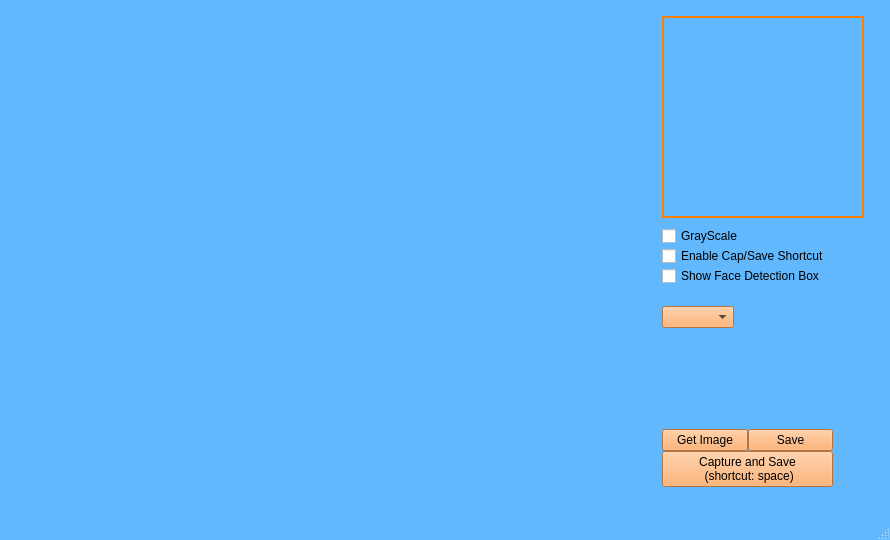
<?xml version="1.0" encoding="UTF-8"?>
<ui version="4.0">
 <class>MainWindow</class>
 <widget class="QMainWindow" name="MainWindow">
  <property name="windowModality">
   <enum>Qt::ApplicationModal</enum>
  </property>
  <property name="enabled">
   <bool>true</bool>
  </property>
  <property name="geometry">
   <rect>
    <x>0</x>
    <y>0</y>
    <width>890</width>
    <height>540</height>
   </rect>
  </property>
  <property name="sizePolicy">
   <sizepolicy hsizetype="Fixed" vsizetype="Preferred">
    <horstretch>0</horstretch>
    <verstretch>0</verstretch>
   </sizepolicy>
  </property>
  <property name="minimumSize">
   <size>
    <width>890</width>
    <height>540</height>
   </size>
  </property>
  <property name="maximumSize">
   <size>
    <width>890</width>
    <height>800</height>
   </size>
  </property>
  <property name="focusPolicy">
   <enum>Qt::NoFocus</enum>
  </property>
  <property name="windowTitle">
   <string>MainWindow</string>
  </property>
  <property name="styleSheet">
   <string notr="true">QWidget#centralwidget {background:rgb(98, 184, 253);}
QMainWindow{background: rgb(98, 184, 253);}
QCheckBox{color:white;}
QPushButton{background:rgb(255, 160, 81);}
QWidget{color:black;}
QComboBox{background:rgb(255, 160, 81);}
QComboBox QListView{background:rgb(255, 197, 145);}
QMenuBar{background:rgb(218, 238, 253);}
QDialog{background:rgb(218, 238, 253);}
QLineEdit{background:rgb(255, 215, 179);}
QDoubleSpinBox{background:rgb(255, 215, 179);}
QTabBar::Tab{background:rgb(98, 184, 253);}
QWidget#tab{background:rgb(98, 184, 253);}
QWidget#tab_2{background:rgb(98, 184, 253);}
</string>
  </property>
  <property name="iconSize">
   <size>
    <width>30</width>
    <height>30</height>
   </size>
  </property>
  <property name="documentMode">
   <bool>false</bool>
  </property>
  <widget class="QWidget" name="centralwidget">
   <property name="minimumSize">
    <size>
     <width>890</width>
     <height>0</height>
    </size>
   </property>
   <property name="maximumSize">
    <size>
     <width>890</width>
     <height>16777215</height>
    </size>
   </property>
   <widget class="QTabWidget" name="mainTabs">
    <property name="geometry">
     <rect>
      <x>-10</x>
      <y>-30</y>
      <width>931</width>
      <height>831</height>
     </rect>
    </property>
    <property name="contextMenuPolicy">
     <enum>Qt::DefaultContextMenu</enum>
    </property>
    <property name="tabPosition">
     <enum>QTabWidget::North</enum>
    </property>
    <property name="tabShape">
     <enum>QTabWidget::Rounded</enum>
    </property>
    <property name="currentIndex">
     <number>0</number>
    </property>
    <property name="iconSize">
     <size>
      <width>0</width>
      <height>0</height>
     </size>
    </property>
    <property name="elideMode">
     <enum>Qt::ElideNone</enum>
    </property>
    <property name="usesScrollButtons">
     <bool>false</bool>
    </property>
    <property name="tabsClosable">
     <bool>false</bool>
    </property>
    <widget class="QWidget" name="tab">
     <attribute name="title">
      <string>Tab 1</string>
     </attribute>
     <widget class="QWidget" name="verticalLayoutWidget_2">
      <property name="geometry">
       <rect>
        <x>670</x>
        <y>230</y>
        <width>171</width>
        <height>261</height>
       </rect>
      </property>
      <property name="sizePolicy">
       <sizepolicy hsizetype="Expanding" vsizetype="Preferred">
        <horstretch>0</horstretch>
        <verstretch>0</verstretch>
       </sizepolicy>
      </property>
      <layout class="QVBoxLayout" name="verticalLayout" stretch="0,1,1,0,1,1,1,1">
       <property name="spacing">
        <number>0</number>
       </property>
       <property name="sizeConstraint">
        <enum>QLayout::SetDefaultConstraint</enum>
       </property>
       <property name="topMargin">
        <number>0</number>
       </property>
       <item>
        <widget class="QCheckBox" name="GrayScaleBox">
         <property name="sizePolicy">
          <sizepolicy hsizetype="Minimum" vsizetype="Fixed">
           <horstretch>0</horstretch>
           <verstretch>1</verstretch>
          </sizepolicy>
         </property>
         <property name="styleSheet">
          <string notr="true"/>
         </property>
         <property name="text">
          <string>GrayScale</string>
         </property>
        </widget>
       </item>
       <item>
        <widget class="QCheckBox" name="CapShortcutBox">
         <property name="text">
          <string>Enable Cap/Save Shortcut</string>
         </property>
        </widget>
       </item>
       <item>
        <widget class="QCheckBox" name="ShowFaceDetectionBox">
         <property name="sizePolicy">
          <sizepolicy hsizetype="Minimum" vsizetype="Fixed">
           <horstretch>0</horstretch>
           <verstretch>0</verstretch>
          </sizepolicy>
         </property>
         <property name="text">
          <string>Show Face Detection Box</string>
         </property>
        </widget>
       </item>
       <item>
        <spacer name="verticalSpacer_5">
         <property name="orientation">
          <enum>Qt::Vertical</enum>
         </property>
         <property name="sizeHint" stdset="0">
          <size>
           <width>20</width>
           <height>20</height>
          </size>
         </property>
        </spacer>
       </item>
       <item>
        <widget class="QComboBox" name="LabelMenu">
         <property name="sizePolicy">
          <sizepolicy hsizetype="Maximum" vsizetype="Maximum">
           <horstretch>1</horstretch>
           <verstretch>1</verstretch>
          </sizepolicy>
         </property>
         <property name="focusPolicy">
          <enum>Qt::NoFocus</enum>
         </property>
         <property name="styleSheet">
          <string notr="true"/>
         </property>
         <property name="editable">
          <bool>false</bool>
         </property>
         <property name="currentText">
          <string/>
         </property>
         <property name="sizeAdjustPolicy">
          <enum>QComboBox::AdjustToContents</enum>
         </property>
        </widget>
       </item>
       <item>
        <spacer name="verticalSpacer_6">
         <property name="orientation">
          <enum>Qt::Vertical</enum>
         </property>
         <property name="sizeType">
          <enum>QSizePolicy::Preferred</enum>
         </property>
         <property name="sizeHint" stdset="0">
          <size>
           <width>20</width>
           <height>40</height>
          </size>
         </property>
        </spacer>
       </item>
       <item>
        <layout class="QHBoxLayout" name="horizontalLayout" stretch="0,0">
         <property name="spacing">
          <number>0</number>
         </property>
         <property name="sizeConstraint">
          <enum>QLayout::SetDefaultConstraint</enum>
         </property>
         <property name="topMargin">
          <number>40</number>
         </property>
         <property name="bottomMargin">
          <number>0</number>
         </property>
         <item>
          <widget class="QPushButton" name="FaceButton">
           <property name="sizePolicy">
            <sizepolicy hsizetype="Minimum" vsizetype="Fixed">
             <horstretch>0</horstretch>
             <verstretch>0</verstretch>
            </sizepolicy>
           </property>
           <property name="styleSheet">
            <string notr="true"/>
           </property>
           <property name="text">
            <string>Get Image</string>
           </property>
          </widget>
         </item>
         <item>
          <widget class="QPushButton" name="SaveButton">
           <property name="sizePolicy">
            <sizepolicy hsizetype="Preferred" vsizetype="Fixed">
             <horstretch>0</horstretch>
             <verstretch>0</verstretch>
            </sizepolicy>
           </property>
           <property name="text">
            <string>Save</string>
           </property>
          </widget>
         </item>
        </layout>
       </item>
       <item>
        <widget class="QPushButton" name="CapAndSaveButton">
         <property name="sizePolicy">
          <sizepolicy hsizetype="Preferred" vsizetype="Fixed">
           <horstretch>1</horstretch>
           <verstretch>1</verstretch>
          </sizepolicy>
         </property>
         <property name="text">
          <string>Capture and Save 
 (shortcut: space)</string>
         </property>
        </widget>
       </item>
      </layout>
     </widget>
     <widget class="QLabel" name="faceImg">
      <property name="geometry">
       <rect>
        <x>670</x>
        <y>20</y>
        <width>202</width>
        <height>202</height>
       </rect>
      </property>
      <property name="sizePolicy">
       <sizepolicy hsizetype="Preferred" vsizetype="Preferred">
        <horstretch>0</horstretch>
        <verstretch>0</verstretch>
       </sizepolicy>
      </property>
      <property name="styleSheet">
       <string notr="true">border: 2px solid rgb(255, 127, 0);</string>
      </property>
      <property name="frameShadow">
       <enum>QFrame::Plain</enum>
      </property>
      <property name="lineWidth">
       <number>3</number>
      </property>
      <property name="text">
       <string/>
      </property>
     </widget>
     <widget class="QLabel" name="LabelTracker">
      <property name="geometry">
       <rect>
        <x>10</x>
        <y>490</y>
        <width>640</width>
        <height>261</height>
       </rect>
      </property>
      <property name="text">
       <string/>
      </property>
     </widget>
     <widget class="QLabel" name="videoFeed">
      <property name="geometry">
       <rect>
        <x>10</x>
        <y>8</y>
        <width>640</width>
        <height>480</height>
       </rect>
      </property>
      <property name="sizePolicy">
       <sizepolicy hsizetype="Fixed" vsizetype="Fixed">
        <horstretch>0</horstretch>
        <verstretch>0</verstretch>
       </sizepolicy>
      </property>
      <property name="minimumSize">
       <size>
        <width>0</width>
        <height>0</height>
       </size>
      </property>
      <property name="contextMenuPolicy">
       <enum>Qt::ActionsContextMenu</enum>
      </property>
      <property name="styleSheet">
       <string notr="true"/>
      </property>
      <property name="frameShadow">
       <enum>QFrame::Plain</enum>
      </property>
      <property name="lineWidth">
       <number>1</number>
      </property>
      <property name="text">
       <string/>
      </property>
     </widget>
    </widget>
    <widget class="QWidget" name="tab_2">
     <attribute name="title">
      <string>Tab 2</string>
     </attribute>
     <widget class="QLabel" name="label">
      <property name="geometry">
       <rect>
        <x>480</x>
        <y>220</y>
        <width>47</width>
        <height>13</height>
       </rect>
      </property>
      <property name="text">
       <string>TextLabel</string>
      </property>
     </widget>
    </widget>
   </widget>
  </widget>
  <widget class="QStatusBar" name="statusbar"/>
  <widget class="QMenuBar" name="mainMenu">
   <property name="geometry">
    <rect>
     <x>0</x>
     <y>0</y>
     <width>890</width>
     <height>21</height>
    </rect>
   </property>
  </widget>
  <action name="actionchange_tabs">
   <property name="text">
    <string>change tabs</string>
   </property>
  </action>
 </widget>
 <resources/>
 <connections/>
</ui>
